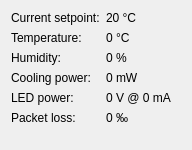
<?xml version="1.0" encoding="UTF-8"?>
<ui version="4.0">
 <class>StatusWidget</class>
 <widget class="QWidget" name="StatusWidget">
  <property name="geometry">
   <rect>
    <x>0</x>
    <y>0</y>
    <width>192</width>
    <height>150</height>
   </rect>
  </property>
  <property name="windowTitle">
   <string>Form</string>
  </property>
  <layout class="QFormLayout" name="formLayout">
   <item row="0" column="0">
    <widget class="QLabel" name="temperatureSetpointLabel">
     <property name="text">
      <string>Current setpoint:</string>
     </property>
    </widget>
   </item>
   <item row="0" column="1">
    <widget class="QLabel" name="temperatureSetpoint">
     <property name="text">
      <string>20 °C</string>
     </property>
    </widget>
   </item>
   <item row="1" column="0">
    <widget class="QLabel" name="temperatureLabel">
     <property name="text">
      <string>Temperature:</string>
     </property>
    </widget>
   </item>
   <item row="1" column="1">
    <widget class="QLabel" name="temperature">
     <property name="text">
      <string>0 °C</string>
     </property>
    </widget>
   </item>
   <item row="2" column="0">
    <widget class="QLabel" name="humidityLabel">
     <property name="text">
      <string>Humidity:</string>
     </property>
    </widget>
   </item>
   <item row="2" column="1">
    <widget class="QLabel" name="humidity">
     <property name="text">
      <string>0 %</string>
     </property>
    </widget>
   </item>
   <item row="3" column="0">
    <widget class="QLabel" name="coolingPowerLabel">
     <property name="text">
      <string>Cooling power:</string>
     </property>
    </widget>
   </item>
   <item row="3" column="1">
    <widget class="QLabel" name="coolingPower">
     <property name="text">
      <string>0 mW</string>
     </property>
    </widget>
   </item>
   <item row="4" column="0">
    <widget class="QLabel" name="ledPowerLabel">
     <property name="text">
      <string>LED power:</string>
     </property>
    </widget>
   </item>
   <item row="4" column="1">
    <widget class="QLabel" name="ledPower">
     <property name="text">
      <string>0 V @ 0 mA</string>
     </property>
    </widget>
   </item>
   <item row="5" column="0">
    <widget class="QLabel" name="packetLossLabel">
     <property name="text">
      <string>Packet loss:</string>
     </property>
    </widget>
   </item>
   <item row="5" column="1">
    <widget class="QLabel" name="packetLoss">
     <property name="text">
      <string>0 ‰</string>
     </property>
    </widget>
   </item>
  </layout>
 </widget>
 <resources/>
 <connections/>
</ui>
